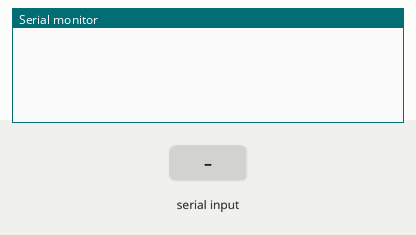
Simulated run of this sketch. Board: Arduino Uno, built with avr-gcc and run on an emulated ATmega328P. Shown: the last lines printed to the serial monitor. Inputs (shaded band) come from the test bench.

Above: at 1.3 s.
1.4 s: "1" received over Serial
At 2.8 s:
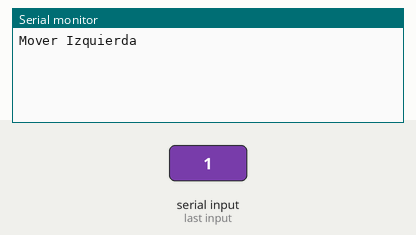
3.2 s: "2" received over Serial
At 4.3 s:
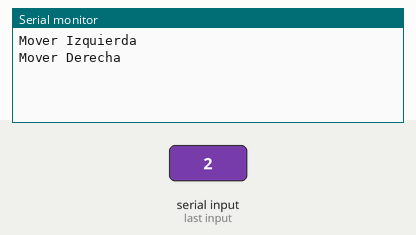
5.2 s: "6" received over Serial
At 6.8 s:
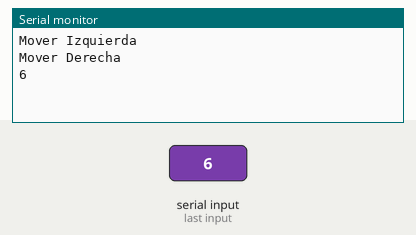

Measured:
- after the input at 1.4 s, the serial monitor: prints a new line after 0.30 s (image 1)
- after the input at 3.2 s, the serial monitor: prints a new line after 0.50 s (image 2)
- after the input at 5.2 s, the serial monitor: prints a new line after 0.10 s (image 3)

The sketch:

parteHector.ino
```cpp
          //Initializate pins numbers,dalay, intto receive data and a counter
                #include <SoftwareSerial.h>
                int columnas[] = {5,6,9,10,11};
                int d = 80;
                int counter = 0;
                int incomingByte;

                void setup()
                {
                  Serial.begin(9600);  // Begin the serial monitor at 9600bps
                  delay(100);  // Short delay, wait for the Mate to send back CMD


                  for(int i = 0; i < 5; i++){
                    pinMode(columnas[i], OUTPUT);
                  }

                  /*pinMode(I, INPUT);
                  pinMode(D, INPUT);*/
                }
                void loop()
                {  if(Serial.available()>0)  // If the bluetooth sent any characters
                  {

                   incomingByte = Serial.read();
                   switch(incomingByte){
                   case '1':
                   {
                     Serial.println("Mover Izquierda");
                     //Mover izquierda
                     moverIzquierda();

                   }
                   break;

                   case '2':
                   {
                     Serial.println("Mover Derecha");
                     //Mover derecha
                     moverDerecha();
                   }
                   break;

                   case '3':
                   d=110;
                   break;

                   case '4':
                   d=90;
                   break;

                    case '5':
                   d=70;
                   break;

                    case '6':
                    Serial.println("6");
                   d=50;
                   break;

                   case '7':
                   d=30;
                   Serial.println("7");
                   break;

                   default:
                   {
                    Serial.println("Prende Todo");

                   }
                   }

                  }else{
                    //Si el bluetooth no esta disponible
                    prenderTodo();
                  }

                }


                void moverIzquierda(){
                  //Turn On 5 column
                  digitalWrite(columnas[4], HIGH);
                  delay(d);
                  digitalWrite(columnas[3], LOW);
                  delay(d);
                  digitalWrite(columnas[2], LOW);
                  delay(d);
                  digitalWrite(columnas[1], LOW);
                  delay(d);
                  digitalWrite(columnas[0], LOW);
                  delay(d);

                  //Turn On 4 column
                  digitalWrite(columnas[4], LOW);
                  delay(d);
                  digitalWrite(columnas[3], HIGH);
                  delay(d);
                  digitalWrite(columnas[2], LOW);
                  delay(d);
                  digitalWrite(columnas[1], LOW);
                  delay(d);
                  digitalWrite(columnas[0], LOW);
                  delay(d);

                  //Turn On 3 column
                  digitalWrite(columnas[4], LOW);
                  delay(d);
                  digitalWrite(columnas[3], LOW);
                  delay(d);
                  digitalWrite(columnas[2], HIGH);
                  delay(d);
                  digitalWrite(columnas[1], LOW);
                  delay(d);
                  digitalWrite(columnas[0], LOW);
                  delay(d);

                  //Prender columna 2
                  digitalWrite(columnas[4], LOW);
                  delay(d);
                  digitalWrite(columnas[3], LOW);
                  delay(d);
                  digitalWrite(columnas[2], LOW);
                  delay(d);
                  digitalWrite(columnas[1], HIGH);
                  delay(d);
                  digitalWrite(columnas[0], LOW);
                  delay(d);

                  //Turn On 1 column
                  digitalWrite(columnas[4], LOW);
                  delay(d);
                  digitalWrite(columnas[3], LOW);
                  delay(d);
                  digitalWrite(columnas[2], LOW);
                  delay(d);
                  digitalWrite(columnas[1], LOW);
                  delay(d);
                  digitalWrite(columnas[0], HIGH);
                  delay(d);

                }

                void moverDerecha(){
                  //Prender columna 1
                  digitalWrite(columnas[4], LOW);
                  delay(d);
                  digitalWrite(columnas[3], LOW);
                  delay(d);
                  digitalWrite(columnas[2], LOW);
                  delay(d);
                  digitalWrite(columnas[1], LOW);
                  delay(d);
                  digitalWrite(columnas[0], HIGH);
                  delay(d);

                  //Turn On 2 column
                  digitalWrite(columnas[4], LOW);
                  delay(d);
                  digitalWrite(columnas[3], LOW);
                  delay(d);
                  digitalWrite(columnas[2], LOW);
                  delay(d);
                  digitalWrite(columnas[1], HIGH);
                  delay(d);
                  digitalWrite(columnas[0], LOW);
                  delay(d);

                  //Prender columna 3
                  digitalWrite(columnas[4], LOW);
                  delay(d);
                  digitalWrite(columnas[3], LOW);
                  delay(d);
                  digitalWrite(columnas[2], HIGH);
                  delay(d);
                  digitalWrite(columnas[1], LOW);
                  delay(d);
                  digitalWrite(columnas[0], LOW);
                  delay(d);

                  //Turn On 4 column
                  digitalWrite(columnas[4], LOW);
                  delay(d);
                  digitalWrite(columnas[3], HIGH);
                  delay(d);
                  digitalWrite(columnas[2], LOW);
                  delay(d);
                  digitalWrite(columnas[1], LOW);
                  delay(d);
                  digitalWrite(columnas[0], LOW);
                  delay(d);

                  //Turn On 5 column
                  digitalWrite(columnas[4], HIGH);
                  digitalWrite(columnas[3], LOW);
                  digitalWrite(columnas[2], LOW);
                  digitalWrite(columnas[1], LOW);
                  digitalWrite(columnas[0], LOW);
                }

                void prenderTodo(){
                  digitalWrite(columnas[4], HIGH);
                  delay(d);
                  digitalWrite(columnas[3], HIGH);
                  delay(d);
                  digitalWrite(columnas[2], HIGH);
                  delay(d);
                  digitalWrite(columnas[1], HIGH);
                  delay(d);
                  digitalWrite(columnas[0], HIGH);
                  delay(d);
                }
```
